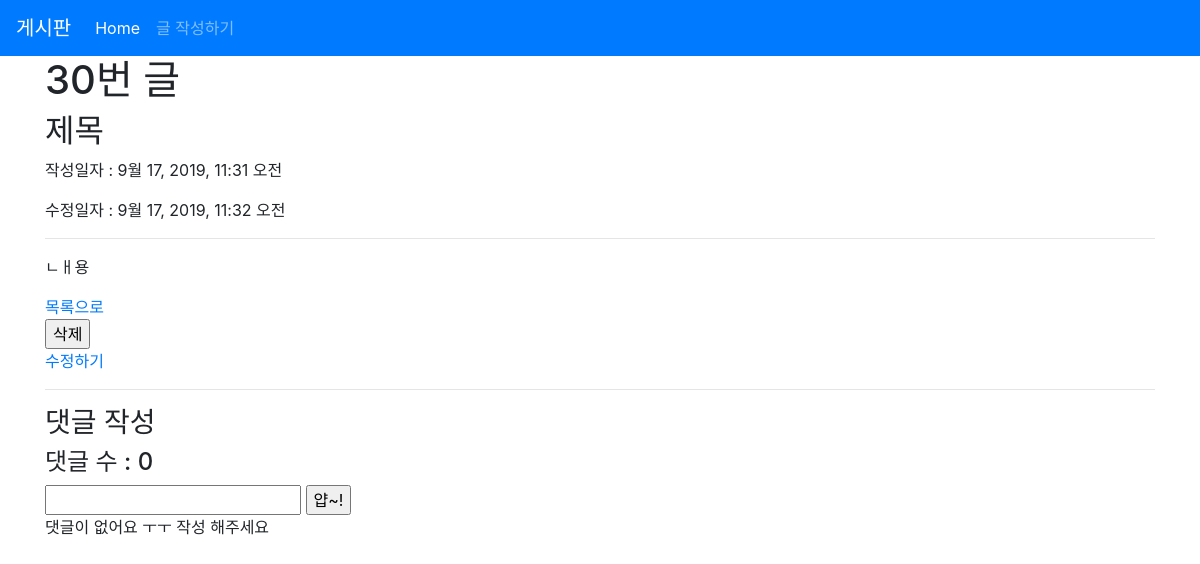
The page /articles/30/ on the database its author committed.
### articles/models.py (models this page shows, shortened)
class Article(models.Model):
    title = models.CharField(max_length=10)
    content = models.TextField()
    created_at = models.DateTimeField(auto_now_add=True)
    updated_at = models.DateTimeField(auto_now=True)

### articles/views.py (the view)
# urls.py: path('<int:article_pk>/', views.detail, name='detail'),
def detail(request, article_pk):
    article = Article.objects.get(pk=article_pk)
    comments = article.comment_set.all()
    context = {
        'article': article,
        'comments': comments,
    }
    return render(request, 'articles/detail.html', context)

### articles/templates/articles/detail.html (shortened to what this page needs)
{% extends 'articles/base.html' %}
{% block body %}
<h1>{{ article.id }}번 글</h1>
<h2>{{ article.title }}</h2>
<p>작성일자 : {{ article.created_at }}</p>
<p>수정일자 : {{ article.updated_at }}</p>
<hr>
<p>{{ article.content }}</p>
<a href="{% url 'articles:index' %}">목록으로</a>
<form action="{% url 'articles:delete' article.pk %}" method="POST"
onclick="return confirm('진짜 지울래?')">
    <input type="submit" value="삭제">
</form>
<a href="{% url 'articles:update' article.pk %}">수정하기</a>
<hr>
<h3>댓글 작성 </h3>
<h4>댓글 수 : {{ comments.count }}</h4>
<form action="{% url 'articles:comment_create' article.pk %}" method="POST">
    <input type="text" name="comment_content">
    <input type="submit" value="얍~!">
</form>
{% for comment in comments %}
    <li>{{ comment.content }}</li>
    <li>{{ comment.created_at }}</li>
    <hr>
{% empty %}
    <p>댓글이 없어요 ㅜㅜ 작성 해주세요</p>
{% endfor %}
{% endblock %}

### rows shown on the page
Article: id "30", title "제목", created_at "9월 17, 2019, 11:31 오전", updated_at "9월 17, 2019, 11:32 오전", content "ㄴㅐ용", count "0"
